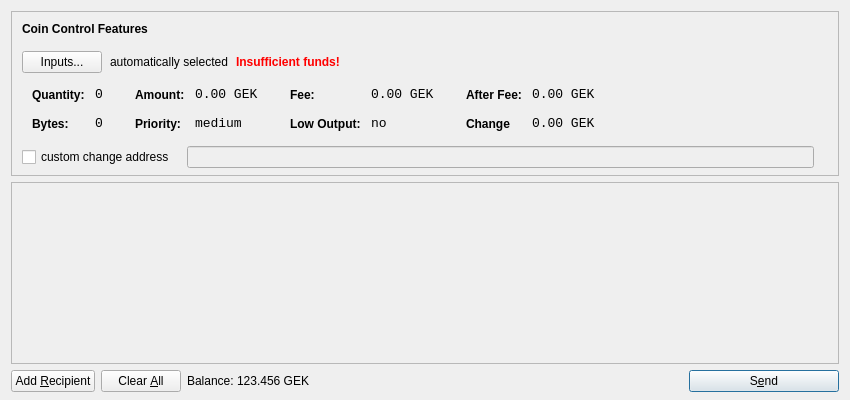
<?xml version="1.0" encoding="UTF-8"?>
<ui version="4.0">
 <class>SendCoinsDialog</class>
 <widget class="QDialog" name="SendCoinsDialog">
  <property name="geometry">
   <rect>
    <x>0</x>
    <y>0</y>
    <width>850</width>
    <height>400</height>
   </rect>
  </property>
  <property name="windowTitle">
   <string>Send Coins</string>
  </property>
  <layout class="QVBoxLayout" name="verticalLayout" stretch="0,1,0">
   <property name="bottomMargin">
    <number>8</number>
   </property>
   <item>
    <widget class="QFrame" name="frameCoinControl">
     <property name="sizePolicy">
      <sizepolicy hsizetype="Expanding" vsizetype="Expanding">
       <horstretch>0</horstretch>
       <verstretch>0</verstretch>
      </sizepolicy>
     </property>
     <property name="maximumSize">
      <size>
       <width>16777215</width>
       <height>16777215</height>
      </size>
     </property>
     <property name="frameShape">
      <enum>QFrame::StyledPanel</enum>
     </property>
     <property name="frameShadow">
      <enum>QFrame::Sunken</enum>
     </property>
     <layout class="QVBoxLayout" name="verticalLayoutCoinControl2">
      <property name="spacing">
       <number>-1</number>
      </property>
      <property name="leftMargin">
       <number>0</number>
      </property>
      <property name="topMargin">
       <number>0</number>
      </property>
      <property name="rightMargin">
       <number>0</number>
      </property>
      <property name="bottomMargin">
       <number>6</number>
      </property>
      <item>
       <layout class="QVBoxLayout" name="verticalLayoutCoinControl" stretch="0,0,0,0,1">
        <property name="spacing">
         <number>0</number>
        </property>
        <property name="leftMargin">
         <number>10</number>
        </property>
        <property name="topMargin">
         <number>10</number>
        </property>
        <item>
         <layout class="QHBoxLayout" name="horizontalLayoutCoinControl1">
          <property name="bottomMargin">
           <number>15</number>
          </property>
          <item>
           <widget class="QLabel" name="labelCoinControlFeatures">
            <property name="sizePolicy">
             <sizepolicy hsizetype="Preferred" vsizetype="Maximum">
              <horstretch>0</horstretch>
              <verstretch>0</verstretch>
             </sizepolicy>
            </property>
            <property name="font">
             <font>
              <weight>75</weight>
              <bold>true</bold>
             </font>
            </property>
            <property name="styleSheet">
             <string notr="true">font-weight:bold;</string>
            </property>
            <property name="text">
             <string>Coin Control Features</string>
            </property>
           </widget>
          </item>
         </layout>
        </item>
        <item>
         <layout class="QHBoxLayout" name="horizontalLayoutCoinControl2" stretch="0,0,0,0">
          <property name="spacing">
           <number>8</number>
          </property>
          <property name="bottomMargin">
           <number>10</number>
          </property>
          <item>
           <widget class="QPushButton" name="pushButtonCoinControl">
            <property name="styleSheet">
             <string notr="true"/>
            </property>
            <property name="text">
             <string>Inputs...</string>
            </property>
           </widget>
          </item>
          <item>
           <widget class="QLabel" name="labelCoinControlAutomaticallySelected">
            <property name="text">
             <string>automatically selected</string>
            </property>
            <property name="margin">
             <number>5</number>
            </property>
           </widget>
          </item>
          <item>
           <widget class="QLabel" name="labelCoinControlInsuffFunds">
            <property name="font">
             <font>
              <weight>75</weight>
              <bold>true</bold>
             </font>
            </property>
            <property name="styleSheet">
             <string notr="true">color:red;font-weight:bold;</string>
            </property>
            <property name="text">
             <string>Insufficient funds!</string>
            </property>
            <property name="margin">
             <number>5</number>
            </property>
           </widget>
          </item>
          <item>
           <spacer name="horizontalSpacerCoinControl">
            <property name="orientation">
             <enum>Qt::Horizontal</enum>
            </property>
            <property name="sizeHint" stdset="0">
             <size>
              <width>40</width>
              <height>1</height>
             </size>
            </property>
           </spacer>
          </item>
         </layout>
        </item>
        <item>
         <widget class="QWidget" name="widgetCoinControl" native="true">
          <property name="sizePolicy">
           <sizepolicy hsizetype="Preferred" vsizetype="Preferred">
            <horstretch>0</horstretch>
            <verstretch>0</verstretch>
           </sizepolicy>
          </property>
          <property name="minimumSize">
           <size>
            <width>0</width>
            <height>0</height>
           </size>
          </property>
          <property name="styleSheet">
           <string notr="true"/>
          </property>
          <layout class="QHBoxLayout" name="horizontalLayoutCoinControl5">
           <property name="margin">
            <number>0</number>
           </property>
           <item>
            <layout class="QHBoxLayout" name="horizontalLayoutCoinControl3" stretch="0,0,0,1">
             <property name="spacing">
              <number>20</number>
             </property>
             <property name="topMargin">
              <number>0</number>
             </property>
             <property name="bottomMargin">
              <number>10</number>
             </property>
             <item>
              <layout class="QFormLayout" name="formLayoutCoinControl1">
               <property name="horizontalSpacing">
                <number>10</number>
               </property>
               <property name="verticalSpacing">
                <number>14</number>
               </property>
               <property name="leftMargin">
                <number>10</number>
               </property>
               <property name="topMargin">
                <number>4</number>
               </property>
               <property name="rightMargin">
                <number>6</number>
               </property>
               <item row="0" column="0">
                <widget class="QLabel" name="labelCoinControlQuantityText">
                 <property name="styleSheet">
                  <string notr="true">font-weight:bold;</string>
                 </property>
                 <property name="text">
                  <string>Quantity:</string>
                 </property>
                 <property name="margin">
                  <number>0</number>
                 </property>
                </widget>
               </item>
               <item row="0" column="1">
                <widget class="QLabel" name="labelCoinControlQuantity">
                 <property name="font">
                  <font>
                   <family>Monospace</family>
                   <pointsize>10</pointsize>
                  </font>
                 </property>
                 <property name="cursor">
                  <cursorShape>IBeamCursor</cursorShape>
                 </property>
                 <property name="contextMenuPolicy">
                  <enum>Qt::ActionsContextMenu</enum>
                 </property>
                 <property name="text">
                  <string>0</string>
                 </property>
                 <property name="margin">
                  <number>0</number>
                 </property>
                 <property name="textInteractionFlags">
                  <set>Qt::LinksAccessibleByMouse|Qt::TextSelectableByKeyboard|Qt::TextSelectableByMouse</set>
                 </property>
                </widget>
               </item>
               <item row="1" column="0">
                <widget class="QLabel" name="labelCoinControlBytesText">
                 <property name="styleSheet">
                  <string notr="true">font-weight:bold;</string>
                 </property>
                 <property name="text">
                  <string>Bytes:</string>
                 </property>
                </widget>
               </item>
               <item row="1" column="1">
                <widget class="QLabel" name="labelCoinControlBytes">
                 <property name="font">
                  <font>
                   <family>Monospace</family>
                   <pointsize>10</pointsize>
                  </font>
                 </property>
                 <property name="cursor">
                  <cursorShape>IBeamCursor</cursorShape>
                 </property>
                 <property name="contextMenuPolicy">
                  <enum>Qt::ActionsContextMenu</enum>
                 </property>
                 <property name="text">
                  <string>0</string>
                 </property>
                 <property name="textInteractionFlags">
                  <set>Qt::LinksAccessibleByMouse|Qt::TextSelectableByKeyboard|Qt::TextSelectableByMouse</set>
                 </property>
                </widget>
               </item>
              </layout>
             </item>
             <item>
              <layout class="QFormLayout" name="formLayoutCoinControl2">
               <property name="horizontalSpacing">
                <number>10</number>
               </property>
               <property name="verticalSpacing">
                <number>14</number>
               </property>
               <property name="leftMargin">
                <number>6</number>
               </property>
               <property name="topMargin">
                <number>4</number>
               </property>
               <property name="rightMargin">
                <number>6</number>
               </property>
               <item row="0" column="0">
                <widget class="QLabel" name="labelCoinControlAmountText">
                 <property name="styleSheet">
                  <string notr="true">font-weight:bold;</string>
                 </property>
                 <property name="text">
                  <string>Amount:</string>
                 </property>
                 <property name="margin">
                  <number>0</number>
                 </property>
                </widget>
               </item>
               <item row="0" column="1">
                <widget class="QLabel" name="labelCoinControlAmount">
                 <property name="font">
                  <font>
                   <family>Monospace</family>
                   <pointsize>10</pointsize>
                  </font>
                 </property>
                 <property name="cursor">
                  <cursorShape>IBeamCursor</cursorShape>
                 </property>
                 <property name="contextMenuPolicy">
                  <enum>Qt::ActionsContextMenu</enum>
                 </property>
                 <property name="text">
                  <string>0.00 GEK</string>
                 </property>
                 <property name="textInteractionFlags">
                  <set>Qt::LinksAccessibleByMouse|Qt::TextSelectableByKeyboard|Qt::TextSelectableByMouse</set>
                 </property>
                </widget>
               </item>
               <item row="1" column="0">
                <widget class="QLabel" name="labelCoinControlPriorityText">
                 <property name="styleSheet">
                  <string notr="true">font-weight:bold;</string>
                 </property>
                 <property name="text">
                  <string>Priority:</string>
                 </property>
                </widget>
               </item>
               <item row="1" column="1">
                <widget class="QLabel" name="labelCoinControlPriority">
                 <property name="font">
                  <font>
                   <family>Monospace</family>
                   <pointsize>10</pointsize>
                  </font>
                 </property>
                 <property name="cursor">
                  <cursorShape>IBeamCursor</cursorShape>
                 </property>
                 <property name="contextMenuPolicy">
                  <enum>Qt::ActionsContextMenu</enum>
                 </property>
                 <property name="text">
                  <string>medium</string>
                 </property>
                 <property name="textInteractionFlags">
                  <set>Qt::LinksAccessibleByMouse|Qt::TextSelectableByKeyboard|Qt::TextSelectableByMouse</set>
                 </property>
                </widget>
               </item>
              </layout>
             </item>
             <item>
              <layout class="QFormLayout" name="formLayoutCoinControl3">
               <property name="horizontalSpacing">
                <number>10</number>
               </property>
               <property name="verticalSpacing">
                <number>14</number>
               </property>
               <property name="leftMargin">
                <number>6</number>
               </property>
               <property name="topMargin">
                <number>4</number>
               </property>
               <property name="rightMargin">
                <number>6</number>
               </property>
               <item row="0" column="0">
                <widget class="QLabel" name="labelCoinControlFeeText">
                 <property name="styleSheet">
                  <string notr="true">font-weight:bold;</string>
                 </property>
                 <property name="text">
                  <string>Fee:</string>
                 </property>
                 <property name="margin">
                  <number>0</number>
                 </property>
                </widget>
               </item>
               <item row="0" column="1">
                <widget class="QLabel" name="labelCoinControlFee">
                 <property name="font">
                  <font>
                   <family>Monospace</family>
                   <pointsize>10</pointsize>
                  </font>
                 </property>
                 <property name="cursor">
                  <cursorShape>IBeamCursor</cursorShape>
                 </property>
                 <property name="contextMenuPolicy">
                  <enum>Qt::ActionsContextMenu</enum>
                 </property>
                 <property name="text">
                  <string>0.00 GEK</string>
                 </property>
                 <property name="textInteractionFlags">
                  <set>Qt::LinksAccessibleByMouse|Qt::TextSelectableByKeyboard|Qt::TextSelectableByMouse</set>
                 </property>
                </widget>
               </item>
               <item row="1" column="0">
                <widget class="QLabel" name="labelCoinControlLowOutputText">
                 <property name="styleSheet">
                  <string notr="true">font-weight:bold;</string>
                 </property>
                 <property name="text">
                  <string>Low Output:</string>
                 </property>
                </widget>
               </item>
               <item row="1" column="1">
                <widget class="QLabel" name="labelCoinControlLowOutput">
                 <property name="font">
                  <font>
                   <family>Monospace</family>
                   <pointsize>10</pointsize>
                  </font>
                 </property>
                 <property name="cursor">
                  <cursorShape>IBeamCursor</cursorShape>
                 </property>
                 <property name="contextMenuPolicy">
                  <enum>Qt::ActionsContextMenu</enum>
                 </property>
                 <property name="text">
                  <string>no</string>
                 </property>
                 <property name="textInteractionFlags">
                  <set>Qt::LinksAccessibleByMouse|Qt::TextSelectableByKeyboard|Qt::TextSelectableByMouse</set>
                 </property>
                </widget>
               </item>
              </layout>
             </item>
             <item>
              <layout class="QFormLayout" name="formLayoutCoinControl4">
               <property name="horizontalSpacing">
                <number>10</number>
               </property>
               <property name="verticalSpacing">
                <number>14</number>
               </property>
               <property name="leftMargin">
                <number>6</number>
               </property>
               <property name="topMargin">
                <number>4</number>
               </property>
               <property name="rightMargin">
                <number>6</number>
               </property>
               <item row="0" column="0">
                <widget class="QLabel" name="labelCoinControlAfterFeeText">
                 <property name="styleSheet">
                  <string notr="true">font-weight:bold;</string>
                 </property>
                 <property name="text">
                  <string>After Fee:</string>
                 </property>
                 <property name="margin">
                  <number>0</number>
                 </property>
                </widget>
               </item>
               <item row="0" column="1">
                <widget class="QLabel" name="labelCoinControlAfterFee">
                 <property name="font">
                  <font>
                   <family>Monospace</family>
                   <pointsize>10</pointsize>
                  </font>
                 </property>
                 <property name="cursor">
                  <cursorShape>IBeamCursor</cursorShape>
                 </property>
                 <property name="contextMenuPolicy">
                  <enum>Qt::ActionsContextMenu</enum>
                 </property>
                 <property name="text">
                  <string>0.00 GEK</string>
                 </property>
                 <property name="textInteractionFlags">
                  <set>Qt::LinksAccessibleByMouse|Qt::TextSelectableByKeyboard|Qt::TextSelectableByMouse</set>
                 </property>
                </widget>
               </item>
               <item row="1" column="0">
                <widget class="QLabel" name="labelCoinControlChangeText">
                 <property name="styleSheet">
                  <string notr="true">font-weight:bold;</string>
                 </property>
                 <property name="text">
                  <string>Change</string>
                 </property>
                </widget>
               </item>
               <item row="1" column="1">
                <widget class="QLabel" name="labelCoinControlChange">
                 <property name="font">
                  <font>
                   <family>Monospace</family>
                   <pointsize>10</pointsize>
                  </font>
                 </property>
                 <property name="cursor">
                  <cursorShape>IBeamCursor</cursorShape>
                 </property>
                 <property name="contextMenuPolicy">
                  <enum>Qt::ActionsContextMenu</enum>
                 </property>
                 <property name="text">
                  <string>0.00 GEK</string>
                 </property>
                 <property name="textInteractionFlags">
                  <set>Qt::LinksAccessibleByMouse|Qt::TextSelectableByKeyboard|Qt::TextSelectableByMouse</set>
                 </property>
                </widget>
               </item>
              </layout>
             </item>
            </layout>
           </item>
          </layout>
         </widget>
        </item>
        <item>
         <layout class="QHBoxLayout" name="horizontalLayoutCoinControl4" stretch="0,0,0">
          <property name="spacing">
           <number>12</number>
          </property>
          <property name="sizeConstraint">
           <enum>QLayout::SetDefaultConstraint</enum>
          </property>
          <property name="topMargin">
           <number>5</number>
          </property>
          <property name="rightMargin">
           <number>5</number>
          </property>
          <item>
           <widget class="QCheckBox" name="checkBoxCoinControlChange">
            <property name="text">
             <string>custom change address</string>
            </property>
           </widget>
          </item>
          <item>
           <widget class="QLineEdit" name="lineEditCoinControlChange">
            <property name="enabled">
             <bool>false</bool>
            </property>
            <property name="sizePolicy">
             <sizepolicy hsizetype="Expanding" vsizetype="Fixed">
              <horstretch>0</horstretch>
              <verstretch>0</verstretch>
             </sizepolicy>
            </property>
           </widget>
          </item>
          <item>
           <widget class="QLabel" name="labelCoinControlChangeLabel">
            <property name="sizePolicy">
             <sizepolicy hsizetype="Preferred" vsizetype="Expanding">
              <horstretch>0</horstretch>
              <verstretch>0</verstretch>
             </sizepolicy>
            </property>
            <property name="minimumSize">
             <size>
              <width>0</width>
              <height>0</height>
             </size>
            </property>
            <property name="text">
             <string/>
            </property>
            <property name="margin">
             <number>3</number>
            </property>
           </widget>
          </item>
         </layout>
        </item>
        <item>
         <spacer name="verticalSpacerCoinControl">
          <property name="orientation">
           <enum>Qt::Vertical</enum>
          </property>
          <property name="sizeHint" stdset="0">
           <size>
            <width>800</width>
            <height>1</height>
           </size>
          </property>
         </spacer>
        </item>
       </layout>
      </item>
     </layout>
    </widget>
   </item>
   <item>
    <widget class="QScrollArea" name="scrollArea">
     <property name="widgetResizable">
      <bool>true</bool>
     </property>
     <widget class="QWidget" name="scrollAreaWidgetContents">
      <property name="geometry">
       <rect>
        <x>0</x>
        <y>0</y>
        <width>830</width>
        <height>165</height>
       </rect>
      </property>
      <layout class="QVBoxLayout" name="verticalLayout_2">
       <property name="margin">
        <number>0</number>
       </property>
       <item>
        <layout class="QVBoxLayout" name="entries">
         <property name="spacing">
          <number>6</number>
         </property>
        </layout>
       </item>
       <item>
        <spacer name="verticalSpacer">
         <property name="orientation">
          <enum>Qt::Vertical</enum>
         </property>
         <property name="sizeHint" stdset="0">
          <size>
           <width>20</width>
           <height>40</height>
          </size>
         </property>
        </spacer>
       </item>
      </layout>
     </widget>
    </widget>
   </item>
   <item>
    <layout class="QHBoxLayout" name="horizontalLayout">
     <item>
      <widget class="QPushButton" name="addButton">
       <property name="toolTip">
        <string>Send to multiple recipients at once</string>
       </property>
       <property name="text">
        <string>Add &amp;Recipient</string>
       </property>
       <property name="icon">
        <iconset resource="../bitcoin.qrc">
         <normaloff>:/icons/add</normaloff>:/icons/add</iconset>
       </property>
       <property name="autoDefault">
        <bool>false</bool>
       </property>
      </widget>
     </item>
     <item>
      <widget class="QPushButton" name="clearButton">
       <property name="sizePolicy">
        <sizepolicy hsizetype="Minimum" vsizetype="Fixed">
         <horstretch>0</horstretch>
         <verstretch>0</verstretch>
        </sizepolicy>
       </property>
       <property name="toolTip">
        <string>Remove all transaction fields</string>
       </property>
       <property name="text">
        <string>Clear &amp;All</string>
       </property>
       <property name="icon">
        <iconset resource="../bitcoin.qrc">
         <normaloff>:/icons/remove</normaloff>:/icons/remove</iconset>
       </property>
       <property name="autoRepeatDelay">
        <number>300</number>
       </property>
       <property name="autoDefault">
        <bool>false</bool>
       </property>
      </widget>
     </item>
     <item>
      <layout class="QHBoxLayout" name="horizontalLayout_2">
       <property name="spacing">
        <number>3</number>
       </property>
       <item>
        <widget class="QLabel" name="label">
         <property name="sizePolicy">
          <sizepolicy hsizetype="Preferred" vsizetype="Fixed">
           <horstretch>0</horstretch>
           <verstretch>0</verstretch>
          </sizepolicy>
         </property>
         <property name="text">
          <string>Balance:</string>
         </property>
        </widget>
       </item>
       <item>
        <widget class="QLabel" name="labelBalance">
         <property name="sizePolicy">
          <sizepolicy hsizetype="Preferred" vsizetype="Fixed">
           <horstretch>0</horstretch>
           <verstretch>0</verstretch>
          </sizepolicy>
         </property>
         <property name="cursor">
          <cursorShape>IBeamCursor</cursorShape>
         </property>
         <property name="text">
          <string>123.456 GEK</string>
         </property>
         <property name="textInteractionFlags">
          <set>Qt::LinksAccessibleByMouse|Qt::TextSelectableByKeyboard|Qt::TextSelectableByMouse</set>
         </property>
        </widget>
       </item>
      </layout>
     </item>
     <item>
      <spacer name="horizontalSpacer">
       <property name="orientation">
        <enum>Qt::Horizontal</enum>
       </property>
       <property name="sizeHint" stdset="0">
        <size>
         <width>40</width>
         <height>20</height>
        </size>
       </property>
      </spacer>
     </item>
     <item>
      <widget class="QPushButton" name="sendButton">
       <property name="minimumSize">
        <size>
         <width>150</width>
         <height>0</height>
        </size>
       </property>
       <property name="toolTip">
        <string>Confirm the send action</string>
       </property>
       <property name="text">
        <string>S&amp;end</string>
       </property>
       <property name="icon">
        <iconset resource="../bitcoin.qrc">
         <normaloff>:/icons/send</normaloff>:/icons/send</iconset>
       </property>
       <property name="default">
        <bool>true</bool>
       </property>
      </widget>
     </item>
    </layout>
   </item>
  </layout>
 </widget>
 <resources>
  <include location="../bitcoin.qrc"/>
 </resources>
 <connections/>
</ui>
